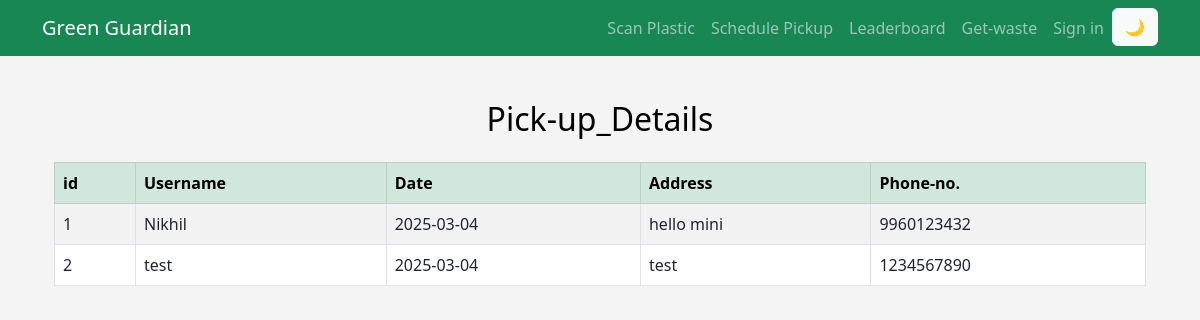
The app's page /pickup-details, older data.
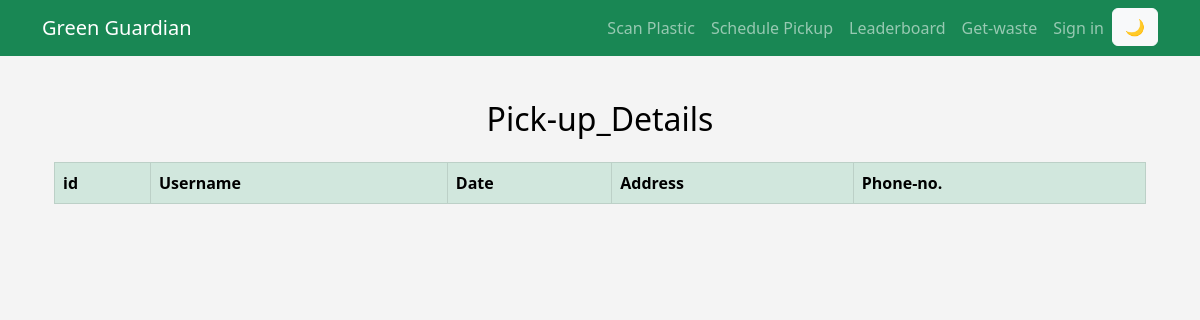
The same page, newer data.
### app.py (models this page shows)
class Pickup(db.Model):
    id = db.Column(db.Integer, primary_key=True)
    username = db.Column(db.String(100), nullable=False)
    pickup_date = db.Column(db.Date, nullable=False)
    pickup_number = db.Column(db.Integer, nullable=False)
    pickup_location = db.Column(db.String(200), nullable=False)
    timestamp = db.Column(db.DateTime, default=datetime.utcnow)
    user_id = db.Column(db.Integer, db.ForeignKey('user.id'), nullable=False)

### app.py (the view)
@app.route('/pickup-details')
def pickupDetails():
    top_pickup = Pickup.query.all()
    return render_template('pickup_info.html', pickups= top_pickup)

### app.py (called while the page is built)
@app.context_processor
def inject_user():
    return dict(user=session.get("username"))

### templates/pickup_info.html
{% extends "base.html" %}
{% block content %}
<div class="container py-4">
  <h2 class="mb-4 text-center">Pick-up_Details</h2>
  <table class="table table-bordered table-striped">
    <thead class="table-success">
      <tr>
        <th>id</th>
        <th>Username</th>
        <th>Date</th>
        <th>Address</th>
        <th>Phone-no.</th>
      </tr>
    </thead>
    <tbody>
      {% for pickup in pickups %}
      <tr>
        <td>{{ loop.index }}</td>
        <td>{{ pickup.username }}</td>
        <td>{{ pickup.pickup_date }}</td>
        <td>{{ pickup.pickup_location }}</td>
        <td>{{ pickup.pickup_number }}</td>
      </tr>
      {% endfor %}
    </tbody>
  </table>
</div>
{% endblock %}

Row changes from the older to the newer data that the page shows:
removed Pickup: username "Nikhil", pickup_date "2025-03-04", pickup_location "hello mini", pickup_number "9960123432"
removed Pickup: username "test", pickup_date "2025-03-04", pickup_location "test", pickup_number "1234567890"
